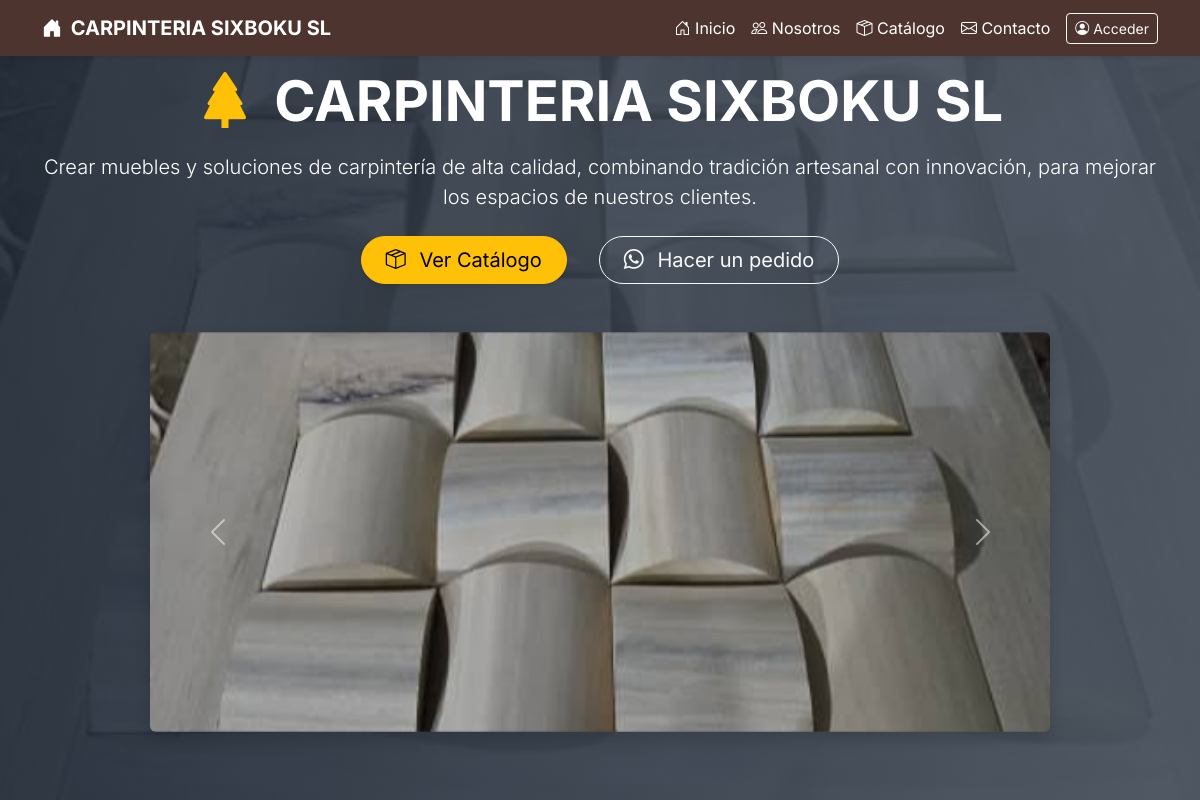
Screenshot of /index.php?vista=inicio with the database file from the repository.
### tables this page shows
CREATE TABLE `configuracion` (
  `id` int(11) NOT NULL,
  `nombre_empresa` varchar(100) DEFAULT NULL,
  `direccion` varchar(255) DEFAULT NULL,
  `telefono` varchar(20) DEFAULT NULL,
  `correo` varchar(100) DEFAULT NULL,
  `logo` varchar(255) DEFAULT NULL,
  `iva` decimal(5,2) DEFAULT NULL,
  `moneda` varchar(10) DEFAULT NULL,
  `imagen` text DEFAULT NULL,
  `vision` text DEFAULT NULL,
  `mision` text DEFAULT NULL,
  `historia` text DEFAULT NULL
);

CREATE TABLE `imagenes_producto` (
  `id` int(11) NOT NULL,
  `producto_id` int(11) DEFAULT NULL,
  `ruta_imagen` varchar(255) DEFAULT NULL
);

### views/public/inicio.php (the view, shortened to what this page needs)
<?php
try {
  $sql = "SELECT ruta_imagen
          FROM imagenes_producto
          ORDER BY RAND()
          LIMIT 6";
  $stmt = $pdo->prepare($sql);
  $stmt->execute();
  $imagenes = $stmt->fetchAll(PDO::FETCH_COLUMN);
} catch (PDOException $e) {
  $imagenes = [];
}
?>
<?php if (empty($usuario)): ?>
  <main class=" min-vh-100 d-flex flex-column position-relative">
    <section
      class="flex-grow-1 d-flex align-items-center justify-content-center text-center position-relative overflow-hidden"
      style="z-index: 1; background: #5af;">
      <div id="tsparticles" class="position-absolute top-0 start-0 w-100 h-100" style="z-index: 0;"></div>
      <div class="container position-relative text-white" style="z-index: 2;">
        <div class="p-5 rounded-4 shadow-lg" style="background-color: rgba(23, 70, 124, 0.7);">
          <h1 class="display-4 fw-bold text-uppercase mb-3">
            <i class="bi bi-tree-fill me-2 text-white"></i>
            <?= htmlspecialchars($nombre_empresa ?? 'Sistema de Carpintería') ?>
          </h1>
          <p class="lead mb-4">
            <?= htmlspecialchars($mision ?? 'Este sistema aún no ha sido configurado.') ?>
          </p>
          <a href="configuracion.php" class="btn btn-outline-warning btn-lg px-4 rounded-pill shadow-sm" role="button">
            <i class="bi bi-tools me-2"></i> Iniciar Configuración
          </a>
        </div>
      </div>
    </section>
  <?php else: ?>
    <main class=" min-vh-100 d-flex flex-column position-relative">
      <section
        class="flex-grow-1 d-flex align-items-center justify-content-center text-center position-relative overflow-hidden"
        style="background: linear-gradient(to right, rgba(31, 41, 55, 0.85), rgba(75, 85, 99, 0.85)), url('<?= htmlspecialchars($heroRuta) ?>') center/cover no-repeat;">
        <div class="container text-white">
          <h1 class="display-4 fw-bold text-uppercase mb-3">
            <i class="bi bi-tree-fill me-2 text-warning"></i>
            <?= htmlspecialchars($nombre_empresa ?? '') ?>
          </h1>
          <p class="lead mb-4"><?= htmlspecialchars($mision ?? '') ?></p>
          <div class="d-flex justify-content-center gap-3 flex-wrap mb-5">
            <a href="index.php?vista=producto" class="btn btn-warning btn-lg px-4 rounded-pill shadow-sm me-3"
              aria-label="Ver Catálogo">
              <i class="bi bi-box-seam me-2"></i> Ver Catálogo
            </a>
            <a href="index.php?vista=contacto" class="btn btn-outline-light btn-lg px-4 rounded-pill"
              aria-label="Hacer un pedido">
              <i class="bi bi-whatsapp me-2"></i> Hacer un pedido
            </a>
          </div>
          <?php if (!empty($imagenes)): ?>
            <div id="heroCarousel" class="carousel slide w-100 mx-auto shadow rounded overflow-hidden"
              style="max-width: 900px;" data-bs-ride="carousel">
              <div class="carousel-inner">
                <?php foreach ($imagenes as $index => $img): ?>
                  <div class="carousel-item <?= $index === 0 ? 'active' : '' ?>">
                    <img src="api/<?= htmlspecialchars($img) ?>" class="d-block w-100"
                      style="height: 400px; object-fit: cover;" alt="Imagen <?= $index + 1 ?>">
                  </div>
                <?php endforeach; ?>
              </div>
              <button class="carousel-control-prev" type="button" data-bs-target="#heroCarousel" data-bs-slide="prev">
                <span class="carousel-control-prev-icon" aria-hidden="true"></span>
              </button>
              <button class="carousel-control-next" type="button" data-bs-target="#heroCarousel" data-bs-slide="next">
                <span class="carousel-control-next-icon" aria-hidden="true"></span>
              </button>
            </div>
          <?php endif; ?>
        </div>
      <?php endif; ?>
    </section>
  </main>

### layouts/public/header.php (shortened to what this page needs)
<?php
try {
  $stmt = $pdo->prepare("SELECT * FROM configuracion");
  $stmt->execute();
  $configuracion = $stmt->fetch();
  if ($configuracion !== false) {
      $nombre_empresa = $configuracion['nombre_empresa'];
      $mision = $configuracion['mision'];
  }
  $stmt = $pdo->prepare("SELECT * FROM usuarios");
  $stmt->execute();
  $usuario = $stmt->fetchAll();
  $stmt = $pdo->prepare("SELECT ruta_imagen FROM imagenes_producto ORDER BY RAND() LIMIT 1");
  $stmt->execute();
  $heroImg = $stmt->fetchColumn();
  $heroRuta = $heroImg ? "api/" . $heroImg : "img/hero-default.jpg";
} catch (PDOException $e) {
  $heroRuta = "img/hero-default.jpg";
}
?>
<!DOCTYPE html>
<html lang="es">
<head>
  <link href="https://cdn.jsdelivr.net/npm/bootstrap@5.3.0/dist/css/bootstrap.min.css" rel="stylesheet" />
  <link href="https://cdn.jsdelivr.net/npm/bootstrap-icons@1.10.5/font/bootstrap-icons.css" rel="stylesheet" />
  <link href="https://cdn.jsdelivr.net/npm/aos@2.3.4/dist/aos.css" rel="stylesheet" />
</head>
<body>
<?php if (!empty($usuario)): ?>
  <nav class="navbar navbar-expand-lg navbar-dark  fixed-top shadow-sm">
    <div class="container">
      <a class="navbar-brand fw-bold" href="index.php">
        <i class="bi bi-house-door-fill me-1"></i> <?= htmlspecialchars($nombre_empresa) ?>
      </a>
      <div class="collapse navbar-collapse justify-content-end" id="navbarNav">
        <ul class="navbar-nav align-items-lg-center">
            <li class="nav-item"><a class="nav-link" href="index.php?vista=inicio"><i class="bi bi-house-door"></i>
                Inicio</a></li>
            <li class="nav-item"><a class="nav-link" href="index.php?vista=nosotro"><i class="bi bi-people"></i>
                Nosotros</a></li>
            <li class="nav-item"><a class="nav-link" href="index.php?vista=producto"><i class="bi bi-box-seam"></i>
                Catálogo</a></li>
            <li class="nav-item"><a class="nav-link" href="index.php?vista=contacto"><i class="bi bi-envelope"></i>
                Contacto</a></li>
            <li class="nav-item ms-2">
              <a class="btn btn-sm btn-outline-light" href="login.php"><i class="bi bi-person-circle"></i> Acceder</a>
            </li>
        </ul>
      </div>
    </div>
  </nav>
  <?php endif; ?>

### rows the page displays
configuracion: nombre_empresa "CARPINTERIA SIXBOKU SL", mision "Crear muebles y soluciones de carpintería de alta calidad, combinando tradición artesanal con innovación, para mejorar los espacios de nuestros clientes."
imagenes_producto: ruta_imagen (picture)
